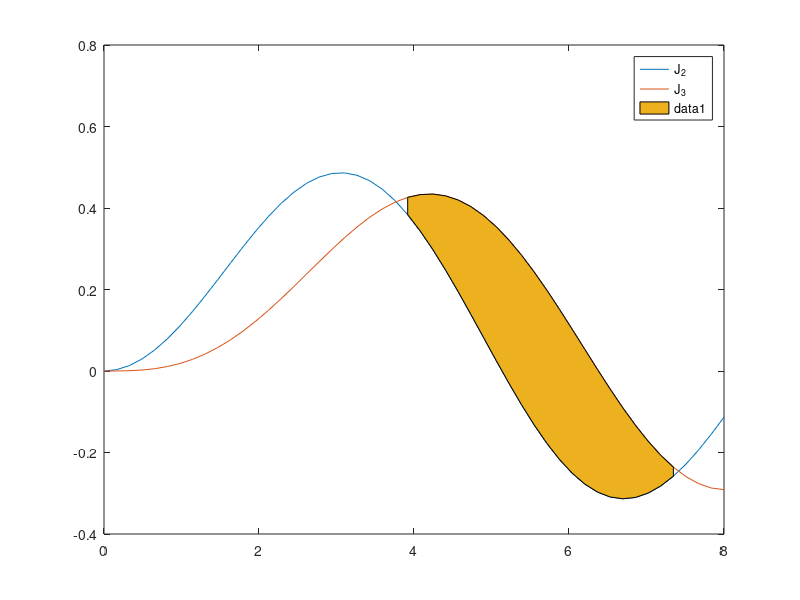

Write the MATLAB code that produced this figure. (Note: this script raises an error after producing the figure.)
x = linspace(0,8,50);
y1 = besselj(2,x);
y2 = besselj(3,x);
plot(x,y1)
hold on
plot(x,y2)
hold off
legend('J_2','J_3')

mask = y2 > y1;
fx = [x(mask), fliplr(x(mask))];
fy = [y1(mask), fliplr(y2(mask))];
hold on
fill_color = [.929 .694 .125];
fh = fill(fx,fy,fill_color);
hold off

fh.EdgeColor = 'none';
uistack(fh,'bottom')
